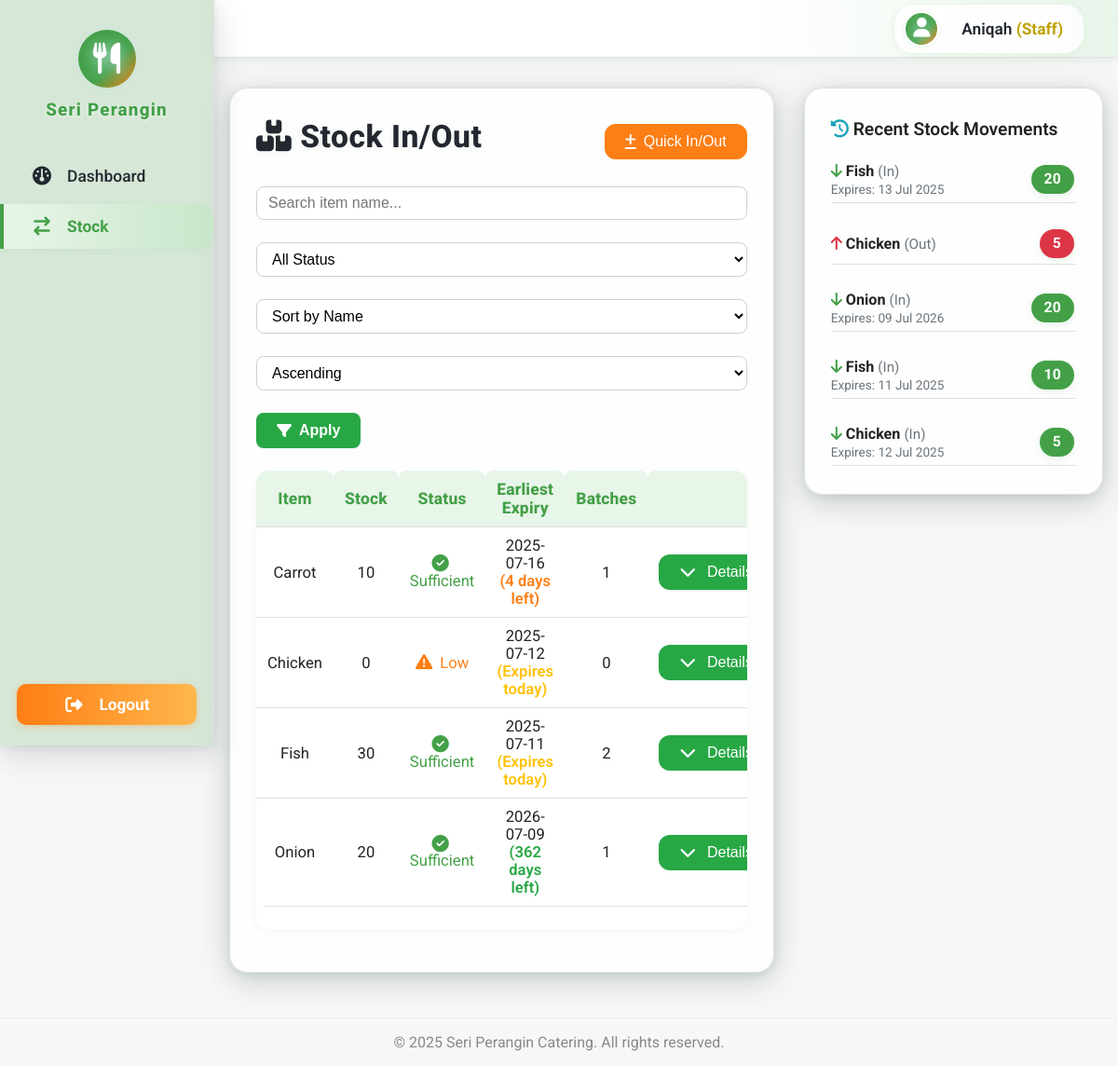
The app's page /stock.php (signed in) with its own data.
### tables this page shows
CREATE TABLE `inventory` (
  `item_id` int NOT NULL,
  `item_name` varchar(100) NOT NULL,
  `category` varchar(50) NOT NULL,
  `unit` varchar(20) NOT NULL,
  `created_at` timestamp NULL DEFAULT CURRENT_TIMESTAMP,
  `image_path` varchar(255) DEFAULT NULL
);

CREATE TABLE `stock_logs` (
  `log_id` int NOT NULL,
  `item_id` int NOT NULL,
  `type` enum('in','out') NOT NULL,
  `quantity` int NOT NULL,
  `batch_expiry_date` date DEFAULT NULL,
  `log_date` timestamp NULL DEFAULT CURRENT_TIMESTAMP,
  `user_id` int DEFAULT NULL
);

### stock.php (the view, shortened to what this page needs)
<?php
require_once 'includes/db.php';
include 'includes/navbar.php';
$sort = isset($_GET['sort']) ? $_GET['sort'] : 'item_name';
$order = (isset($_GET['order']) && strtoupper($_GET['order']) === 'DESC') ? 'DESC' : 'ASC';
$stock_sql = "SELECT
  i.item_id,
  i.item_name,
  IFNULL(SUM(CASE WHEN s.type = 'in' AND (s.batch_expiry_date IS NULL OR s.batch_expiry_date >= CURDATE()) THEN s.quantity WHEN s.type = 'out' THEN -s.quantity ELSE 0 END), 0) AS stock_level,
  MIN(CASE WHEN s.type = 'in' AND s.batch_expiry_date >= CURDATE() THEN s.batch_expiry_date END) AS earliest_expiry
FROM inventory i
LEFT JOIN stock_logs s ON i.item_id = s.item_id
";
$stock_sql .= "GROUP BY i.item_id, i.item_name\nORDER BY $sort $order";
$result2 = mysqli_query($conn, $stock_sql);
$stock_levels = [];
if ($result2) {
  while ($row = mysqli_fetch_assoc($result2)) {
    $stock_levels[$row['item_id']] = $row;
  }
}
$logs = [];
$result3 = mysqli_query($conn, "SELECT s.*, u.name as user_name, i.item_name FROM stock_logs s LEFT JOIN users u ON s.user_id = u.user_id LEFT JOIN inventory i ON s.item_id = i.item_id ORDER BY s.log_date DESC LIMIT 12");
if ($result3) {
  while ($row = mysqli_fetch_assoc($result3)) {
    $logs[] = $row;
  }
}
$batch_details = [];
$batch_sql = "SELECT i.item_id, s.batch_expiry_date, SUM(CASE WHEN s.type = 'in' THEN s.quantity WHEN s.type = 'out' THEN -s.quantity ELSE 0 END) AS batch_quantity, MIN(s.log_date) as stock_in_date
FROM inventory i
LEFT JOIN stock_logs s ON i.item_id = s.item_id
WHERE s.batch_expiry_date IS NOT NULL
GROUP BY i.item_id, s.batch_expiry_date
HAVING batch_quantity > 0
ORDER BY i.item_id, s.batch_expiry_date ASC";
$res_batch = mysqli_query($conn, $batch_sql);
if ($res_batch) {
  while ($row = mysqli_fetch_assoc($res_batch)) {
    $batch_details[$row['item_id']][] = $row;
  }
}
?>
<link rel="stylesheet" href="assets/css/stock.css?v=3">
<main class="stock-main">
  <div class="stock-flex-row">
    <div class="stock-card glassy-card">
      <div class="stock-header-row">
        <h1 class="stock-title"><i class="fa-solid fa-boxes-stacked text-primary"></i> Stock In/Out</h1>
        <button class="btn btn-accent" id="quickStockBtn"><i class="fa-solid fa-plus-minus"></i> Quick In/Out</button>
      </div>
      <form method="get" class="stock-filter-form">
        <input type="text" name="search" placeholder="Search item name..."
          value="<?php echo isset($_GET['search']) ? htmlspecialchars($_GET['search']) : ''; ?>">
        <select name="status">
          <option value="">All Status</option>
        </select>
        <select name="sort">
          <option value="item_name" <?php if (!isset($_GET['sort']) || $_GET['sort'] === 'item_name')
            echo 'selected'; ?>>
            Sort by Name</option>
        </select>
        <select name="order">
          <option value="ASC" <?php if (!isset($_GET['order']) || $_GET['order'] === 'ASC')
            echo 'selected'; ?>>Ascending
          </option>
        </select>
        <button type="submit" class="btn btn-primary"><i class="fa-solid fa-filter"></i> Apply</button>
      </form>
      <div class="stock-table-wrapper">
        <table class="table" id="stockTable">
          <thead>
            <tr>
              <th>Item</th>
              <th>Stock</th>
              <th>Status</th>
              <th>Earliest Expiry</th>
              <th>Batches</th>
              <th></th>
            </tr>
          </thead>
          <tbody>
            <?php foreach ($stock_levels as $row): ?>
              <?php
              $status = 'Sufficient';
              $statusClass = 'text-success';
              $icon = 'fa-circle-check';
              if ($row['stock_level'] < 10) {
                $status = 'Low';
                $statusClass = 'text-warning';
                $icon = 'fa-triangle-exclamation';
              }
              $item_id = $row['item_id'];
              $batch_count = isset($batch_details[$item_id]) ? count($batch_details[$item_id]) : 0;
              ?>
              <tr>
                <td><?php echo htmlspecialchars($row['item_name']); ?></td>
                <td><?php echo $row['stock_level']; ?></td>
                <td><i class="fa-solid <?php echo $icon; ?> <?php echo $statusClass; ?>"></i> <span
                    class="<?php echo $statusClass; ?>"><?php echo $status; ?></span></td>
                <td>
                  <?php
                  if ($row['earliest_expiry']) {
                    $expiry_date = new DateTime($row['earliest_expiry']);
                    $today = new DateTime();
                    $diff = $today->diff($expiry_date);
                    $days_until = $diff->invert ? -$diff->days : $diff->days;
                    if ($days_until < 0) {
                      echo htmlspecialchars($row['earliest_expiry']) . ' <span style="color: #dc3545; font-weight: 600;">(Expired ' . abs($days_until) . ' days ago)</span>';
                    } elseif ($days_until == 0) {
                      echo htmlspecialchars($row['earliest_expiry']) . ' <span style="color: #ffc107; font-weight: 600;">(Expires today)</span>';
                    } elseif ($days_until <= 7) {
                      echo htmlspecialchars($row['earliest_expiry']) . ' <span style="color: #fd7e14; font-weight: 600;">(' . $days_until . ' days left)</span>';
                    } else {
                      echo htmlspecialchars($row['earliest_expiry']) . ' <span style="color: #28a745; font-weight: 600;">(' . $days_until . ' days left)</span>';
                    }
                  } else {
                    echo '-';
                  }
                  ?>
                </td>
                <td><?php echo $batch_count; ?></td>
                <td>
                  <button class="btn btn-sm btn-outline-secondary batch-details-btn"
                    data-item-id="<?php echo $item_id; ?>">
                    <i class="fa-solid fa-chevron-down"></i> Details
                  </button>
                </td>
              </tr>
            <?php endforeach; ?>
          </tbody>
        </table>
      </div>
    </div>
    <div class="stock-card glassy-card stock-logs-card">
      <h2 class="stock-logs-title"><i class="fa-solid fa-clock-rotate-left text-info"></i> Recent Stock Movements</h2>
      <ul class="stock-logs-list">
        <?php foreach ($logs as $log): ?>
          <li class="flex flex-between mb-2"
            style="align-items:center; border-bottom:1px solid var(--border); padding-bottom:6px;">
            <div style="flex:1;">
              <div><i
                  class="fa-solid fa-<?php echo $log['type'] === 'in' ? 'arrow-down text-success' : 'arrow-up text-danger'; ?>"></i>
                <b><?php echo htmlspecialchars($log['item_name']); ?></b> <span class="text-muted"
                  style="font-size:0.95rem;">(<?php echo ucfirst($log['type']); ?>)</span>
              </div>
              <?php if ($log['type'] === 'in' && $log['batch_expiry_date']): ?>
                <div style="font-size:0.85rem; color: #6c757d; margin-top:2px;">
                  Expires: <?php echo date('d M Y', strtotime($log['batch_expiry_date'])); ?>
                </div>
              <?php endif; ?>
            </div>
            <span class="badge rounded <?php echo $log['type'] === 'in' ? 'bg-success' : 'bg-danger'; ?>"
              style="padding:6px 14px; font-size:0.98rem;"> <?php echo $log['quantity']; ?> </span>
          </li>
        <?php endforeach; ?>
      </ul>
    </div>
  </div>
</main>
<?php include 'includes/footer.php'; ?>
</body>
</html>

### assets/css/global.css (style rules this page uses)
* { box-sizing: border-box; margin: 0; padding: 0; }
.btn { display: inline-flex; align-items: center; gap: 8px; background: var(--primary); color: #fff; border: none; border-radius: var(--radius); padding: 10px 22px; font-weight: 500; font-size: 1rem; cursor: pointer; transition: background 0.2s, box-shadow 0.2s; box-shadow: 0 1px 3px rgba(40,167,69,0.08); }
.btn-accent { background: var(--accent); }
input, select, textarea { border: 1.5px solid var(--border); border-radius: var(--radius); padding: 10px 14px; font-size: 1rem; margin-bottom: 12px; width: 100%; transition: border 0.2s, box-shadow 0.2s; }
.table { width: 100%; border-collapse: collapse; background: var(--card-bg); border-radius: var(--radius); overflow: hidden; margin-bottom: 24px; }
.table th, .table td { padding: 14px 10px; text-align: left; border-bottom: 1px solid var(--border); vertical-align: middle; }
.table th { background: var(--bg); font-weight: 600; }
.table td .fa-solid, .table td .fa-regular { font-size: 1.1em; margin-right: 4px; }
.badge { display: inline-flex; align-items: center; gap: 6px; font-size: 0.98rem; font-weight: 500; padding: 6px 14px; border-radius: 16px; line-height: 1.2; vertical-align: middle; }
.text-success { color: var(--success); }
.text-danger { color: var(--danger); }
.text-warning { color: var(--warning); }
.text-info { color: var(--info); }
.text-muted { color: var(--muted); }
.bg-success { background: var(--success); color: #fff; }
.bg-danger { background: var(--danger); color: #fff; }
.rounded { border-radius: var(--radius); }
.flex { display: flex; }
.flex-between { display: flex; justify-content: space-between; align-items: center; }
.mb-2 { margin-bottom: 16px; }

### assets/css/stock.css (style rules this page uses)
.glassy-card { background: rgba(255,255,255,0.92); box-shadow: 0 8px 32px 0 rgba(34,49,63,0.22), 0 2px 8px rgba(56,142,60,0.13); border-radius: 20px; padding: 32px 28px 28px 28px; margin-bottom: 32px; border: 1.5px solid #e0e0e0; }
.stock-main { margin-left: 230px; padding: 32px 16px 16px 16px; background: var(--bg, #f7f7f7); min-height: 100vh; }
.stock-flex-row { display: flex; gap: 32px; flex-wrap: wrap; align-items: flex-start; }
.stock-card { flex: 2; min-width: 320px; max-width: 900px; }
.stock-logs-card { flex: 1; min-width: 280px; max-width: 400px; }
.stock-header-row { display: flex; justify-content: space-between; align-items: center; margin-bottom: 24px; }
.stock-title { font-size: 2.1rem; font-weight: 800; margin-bottom: 10px; letter-spacing: 0.5px; color: #23272f; text-shadow: 0 2px 8px #43a04711; }
.stock-filter-form { display: flex; gap: 12px; flex-wrap: wrap; align-items: center; margin-bottom: 24px; }
.stock-filter-form input, .stock-filter-form select { padding: 8px 12px; border-radius: 8px; border: 1.5px solid #d0d0d0; background: #fff; font-size: 1rem; }
.stock-filter-form .btn { border-radius: 8px; font-weight: 600; }
.stock-table-wrapper { overflow-x: auto; border-radius: 14px; background: rgba(255,255,255,0.98); box-shadow: 0 2px 8px #43a04711; margin-bottom: 18px; }
.table { width: 100%; border-collapse: separate; border-spacing: 0; background: transparent; font-size: 1.04rem; }
.table th, .table td { padding: 10px 12px; text-align: center; border-bottom: 1.5px solid #e0e0e0; vertical-align: middle; }
.table th { background: #e8f5e9; color: #43a047; font-weight: 800; font-size: 1.09rem; border-top-left-radius: 8px; border-top-right-radius: 8px; letter-spacing: 0.2px; }
.table tr { transition: background 0.15s; }
.badge { display: inline-block; padding: 7px 18px; border-radius: 22px; font-size: 1.01rem; font-weight: 700; box-shadow: 0 2px 8px #43a04722; letter-spacing: 0.2px; margin: 0 2px; }
.bg-success { background: #43a047; color: #fff; }
.bg-danger { background: #dc3545; color: #fff; }
.text-success { color: #43a047; }
.text-danger { color: #dc3545; }
.text-warning { color: #fd7e14; }
.text-info { color: #17a2b8; }
.stock-logs-title { font-size: 1.2rem; font-weight: 600; margin-bottom: 12px; }
.stock-logs-list { list-style: none; padding: 0; max-height: 340px; overflow-y: auto; }
.stock-logs-list li { display: flex; justify-content: space-between; align-items: center; border-bottom: 1px solid #e0e0e0; padding: 12px 0; font-size: 1.01rem; background: transparent; transition: background 0.15s; }

### records on screen
inventory: item_name "Carrot", stock_level "10", status "Sufficient", earliest_expiry "2025-07-16", item_id "1"
inventory: item_name "Chicken", stock_level "0", status "Low", earliest_expiry "2025-07-12", item_id "0"
inventory: item_name "Fish", stock_level "30", status "Sufficient", earliest_expiry "2025-07-11", item_id "2"
inventory: item_name "Onion", stock_level "20", status "Sufficient", earliest_expiry "2026-07-09", item_id "1"
stock_logs: item.item_name "Fish", type "In", batch_expiry_date "13 Jul 2025", quantity "20"
stock_logs: item.item_name "Chicken", type "Out", quantity "5"
stock_logs: item.item_name "Onion", type "In", batch_expiry_date "09 Jul 2026", quantity "20"
stock_logs: item.item_name "Fish", type "In", batch_expiry_date "11 Jul 2025", quantity "10"
stock_logs: item.item_name "Chicken", type "In", batch_expiry_date "12 Jul 2025", quantity "5"

### other values on screen
$_SESSION['name'] "Aniqah"
$_SESSION['role'] "Staff"
